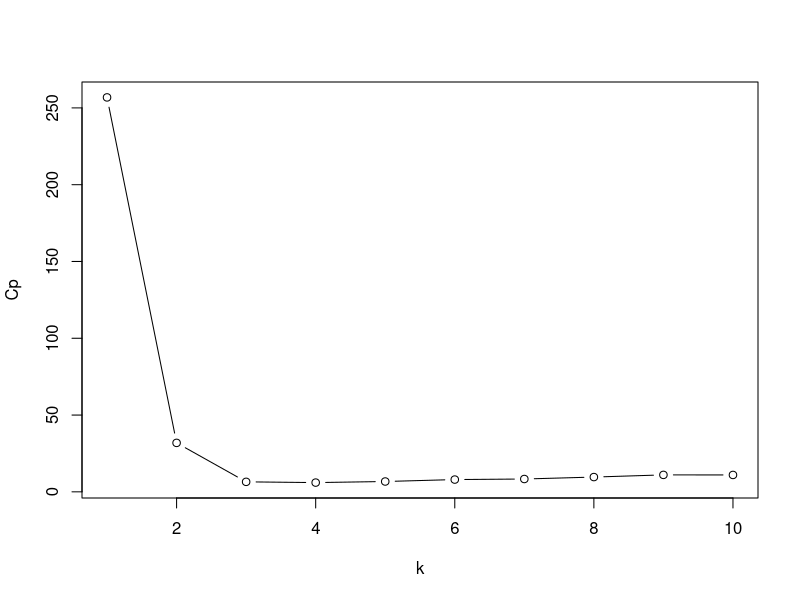
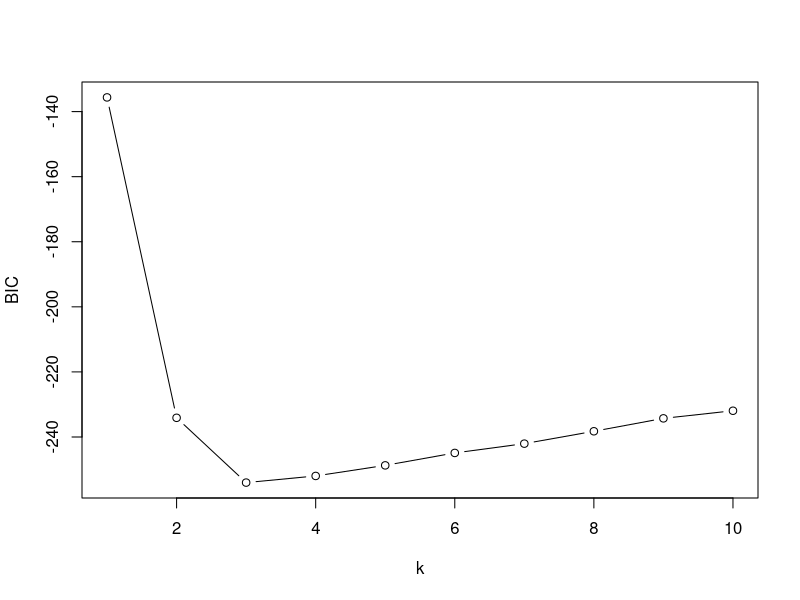
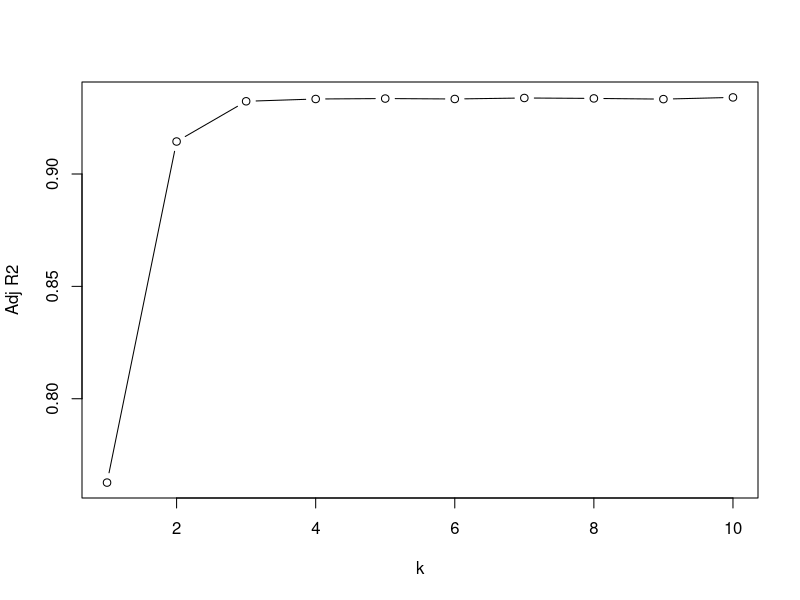
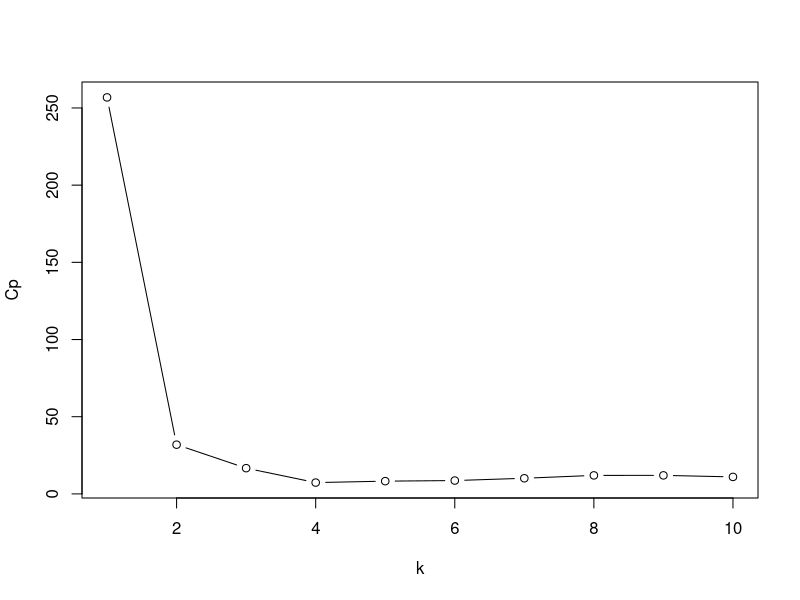
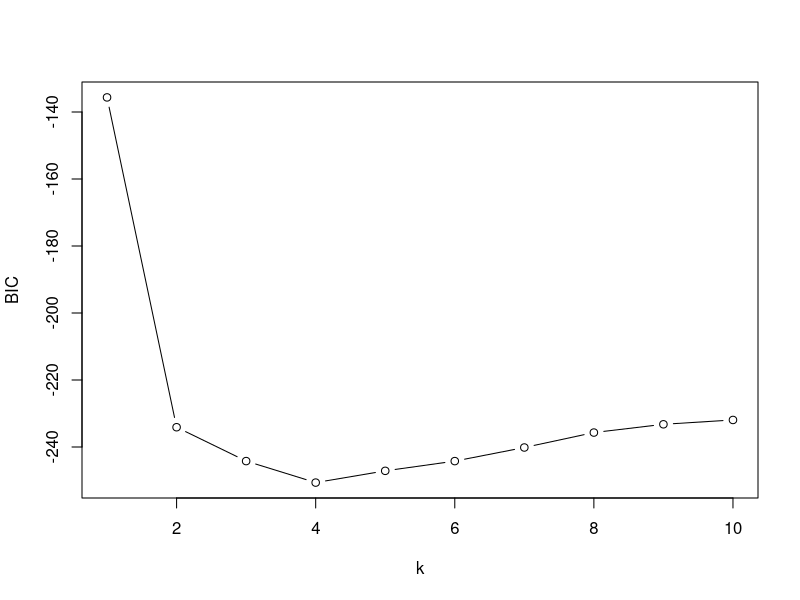
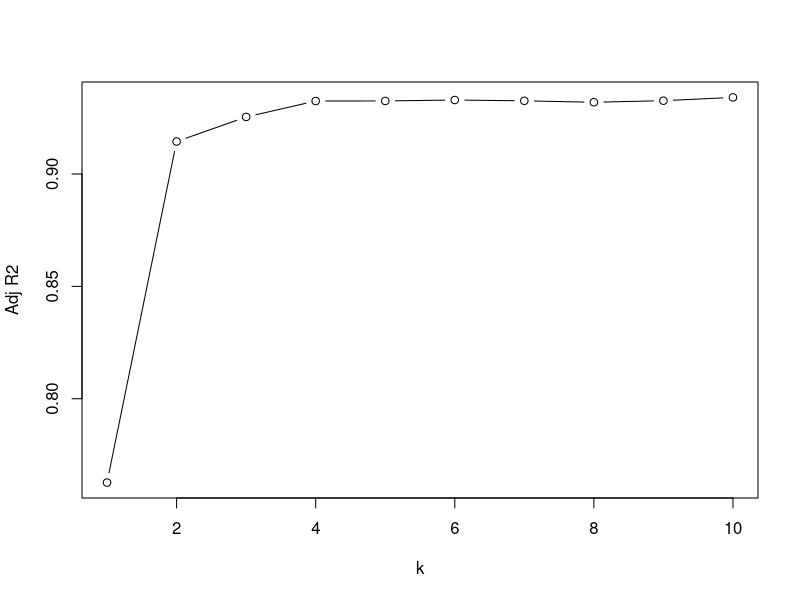
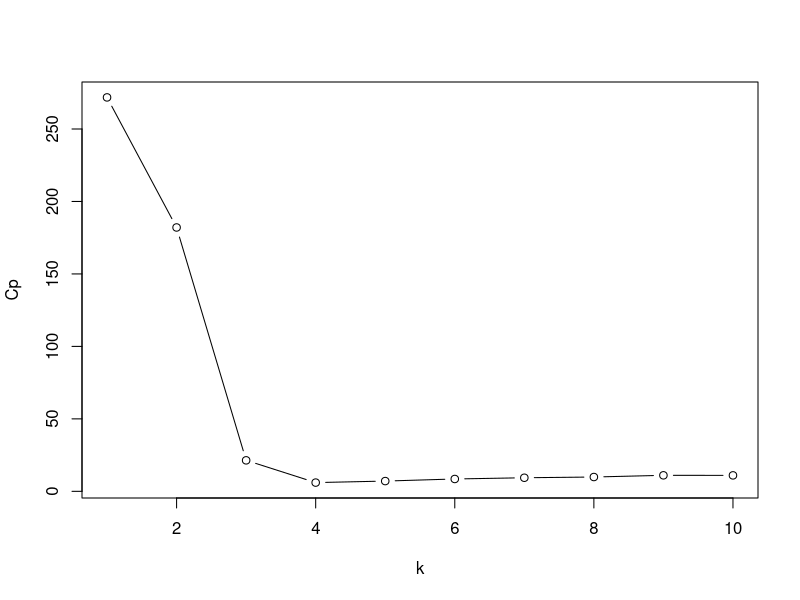
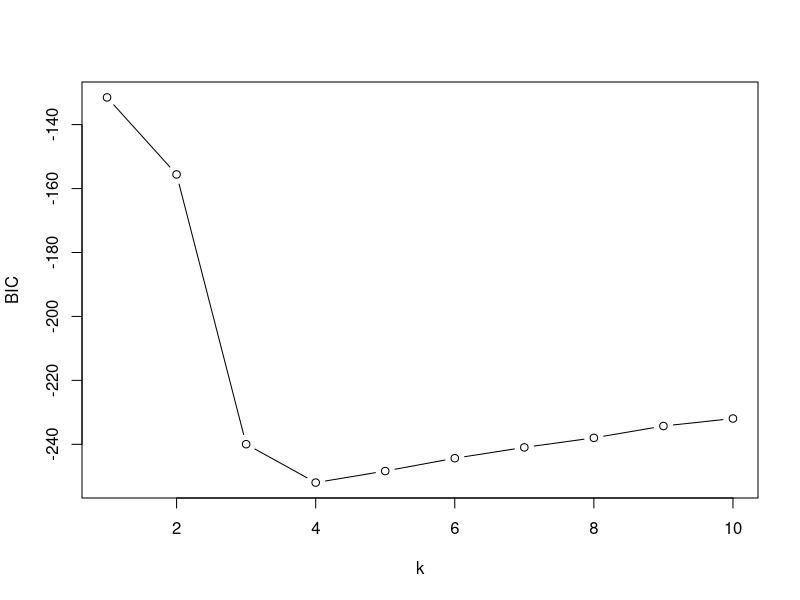

Generate these figures, in order, with R:
## ---- chunk 1
library(leaps)
library(glmnet)
set.seed(4211)
## ---- chunk 2
X <- rnorm(100)
eps <- rnorm(100)
## ---- chunk 3
Y <- 1 + X + X^2 + X^3 + eps
## ---- chunk 4
design <- sapply(1:10, function(k) X^k)
design <- cbind(design, Y)
colnames(design) = c(paste("X", 1:10, sep = ""), "Y")
dat = as.data.frame(design)
fit.full <- regsubsets(Y ~ ., data = dat, nvmax = 10)
fit.summ <- summary(fit.full)
fit.summ
## ---- chunk 5
plot(1:10, fit.summ$cp, type = "b", xlab = "k", ylab = "Cp")
id <- which.min(fit.summ$cp)
coef(fit.full, id)
## ---- chunk 6
plot(1:10, fit.summ$bic, type = "b", xlab = "k", ylab = "BIC")
id <- which.min(fit.summ$bic)
coef(fit.full, id)
## ---- chunk 7
plot(1:10, fit.summ$adjr2, type = "b", xlab = "k", ylab = "Adj R2")
id <- which.max(fit.summ$adjr2)
coef(fit.full, id)
## ---- chunk 8
fit.full <- regsubsets(Y ~ ., data = dat, nvmax = 10, method = "forward")
fit.summ <- summary(fit.full)
fit.summ
## ---- chunk 9
plot(1:10, fit.summ$cp, type = "b", xlab = "k", ylab = "Cp")
id <- which.min(fit.summ$cp)
coef(fit.full, id)
## ---- chunk 10
plot(1:10, fit.summ$bic, type = "b", xlab = "k", ylab = "BIC")
id <- which.min(fit.summ$bic)
coef(fit.full, id)
## ---- chunk 11
plot(1:10, fit.summ$adjr2, type = "b", xlab = "k", ylab = "Adj R2")
id <- which.max(fit.summ$adjr2)
coef(fit.full, id)
## ---- chunk 12
fit.full <- regsubsets(Y ~ ., data = dat, nvmax = 10, method = "backward")
fit.summ <- summary(fit.full)
fit.summ
## ---- chunk 13
plot(1:10, fit.summ$cp, type = "b", xlab = "k", ylab = "Cp")
id <- which.min(fit.summ$cp)
coef(fit.full, id)
## ---- chunk 14
plot(1:10, fit.summ$bic, type = "b", xlab = "k", ylab = "BIC")
id <- which.min(fit.summ$bic)
coef(fit.full, id)
## ---- chunk 15
plot(1:10, fit.summ$adjr2, type = "b", xlab = "k", ylab = "Adj R2")
id <- which.max(fit.summ$adjr2)
coef(fit.full, id)
## ---- chunk 16
set.seed(4211)
grid <- 10^seq(10, -2, length = 100)
cv.out <- cv.glmnet(x = design[, -ncol(design)], y = Y, alpha = 1)
plot(cv.out)

bestlambda <- cv.out$lambda.min
bestlambda
## ---- chunk 17
lasso.fit <- glmnet(x = design[, -ncol(design)], y = Y, alpha = 1, lambda = grid)
lasso.coef <- predict(lasso.fit, s = bestlambda, type = "coefficients")
lasso.coef
## ---- chunk 18
Y <- 1 + X^7 + eps
## ---- chunk 19
design <- cbind(design[, -ncol(design)], Y)
dat <- as.data.frame(design)
fit.full <- regsubsets(Y ~ ., data = dat, nvmax = 10)
fit.summ <- summary(fit.full)
fit.summ
## ---- chunk 20
plot(1:10, fit.summ$cp, type = "b", xlab = "k", ylab = "Cp")
cp.id <- which.min(fit.summ$cp)
coef(fit.full, cp.id)
## ---- chunk 21
plot(1:10, fit.summ$bic, type = "b", xlab = "k", ylab = "BIC")
bic.id <- which.min(fit.summ$bic)
coef(fit.full, bic.id)
## ---- chunk 22
set.seed(4211)
grid <- 10^seq(10, -2, length = 100)
cv.out <- cv.glmnet(x = design[, -ncol(design)], y = Y, alpha = 1)
plot(cv.out)
## ---- chunk 23
bestlambda <- cv.out$lambda.min
bestlambda
## ---- chunk 24
lasso.fit <- glmnet(x = design[, -ncol(design)], y = Y, lambda = grid, alpha = 1)
lasso.coef <- predict(lasso.fit, s = bestlambda, type = "coefficients")
lasso.coef
